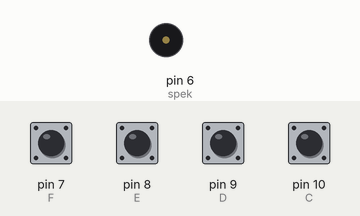
A sketch run on a simulated Arduino Uno, built with avr-gcc and run on an emulated ATmega328P. On the bench: buzzer (waves = sounding). Inputs (shaded band) come from the test bench; at power-on: pin 7 (F), pin 8 (E), pin 9 (D), pin 10 (C) HIGH.

Above: at 1.2 s.
1.3 s: pin 7 (F) pulled LOW for 0.15 s
At 1.37 s:
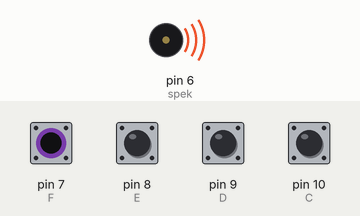
Timing chart, 0 to 4.3 s (numbered marks = the images above; inputs shaded):
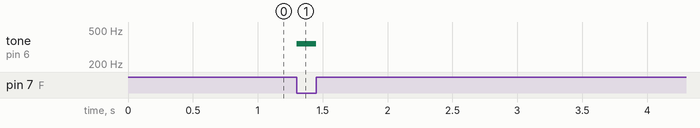

Measured:
- after the input at 1.3 s, tone on pin 6 (spek): silent → 347 Hz at once, → silent 0.15 s later

The sketch:

PIANO.ino
```cpp
//mohsenkmt
#define T_C 356
#define T_D 481
#define T_E 386
#define T_F 347

int C =10;
int D =9;
int E =8;
int F=7;

int spek=6;

void setup() {
 for (int i=7;i<11;i++)
 {
  pinMode(i, INPUT);
  digitalWrite(i, HIGH);
 }
}

void loop() {
   noTone(spek);
 while(digitalRead(C)==LOW)
 {
  tone(spek,T_C);
 }
 while(digitalRead(D)==LOW)
 {
  tone(spek,T_D);
 }
while(digitalRead(E)==LOW)
 {
  tone(spek,T_E);
 }
 while(digitalRead(F)==LOW)
 {
  tone(spek,T_F);
 }
}
```
